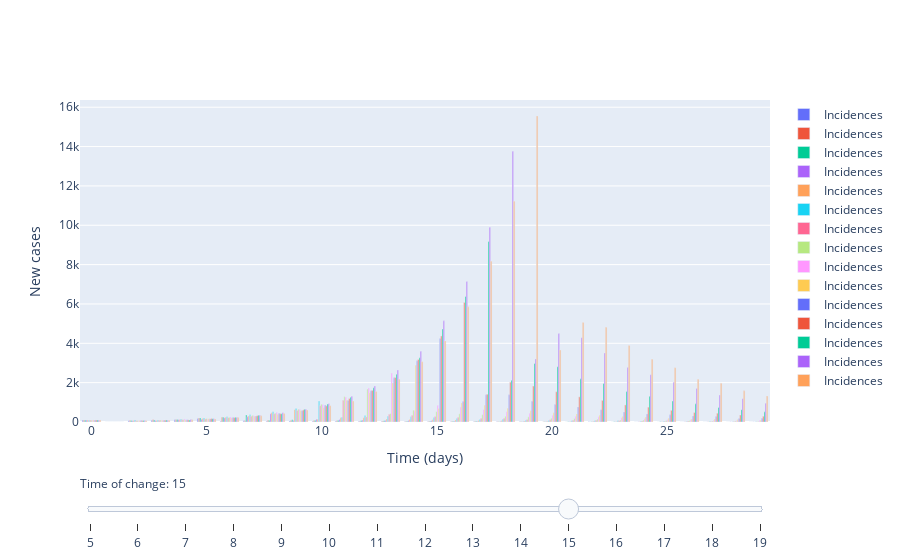

The notebook cell this image was saved under:
### Markdown cell above
### 2. Varying transition time of the Rt

### Code cell
new_rs = [3, 0.5]

parameters = 100 # initial number of cases

# Slider (transition time)
fig = go.Figure()

# Add traces, one for each slider step
for T in np.arange(5, 20, 1):
    start_times = [0, T]
    m.set_r_profile(new_rs, start_times)
    
    cases = m.simulate(parameters, times)
    
    fig.add_trace(
        go.Bar(
            x=times,
            y=cases,
            name='Incidences'
        )
        
#         go.Scatter(
#             visible=False,
#             line=dict(color="#00CED1", width=6),
#             name="𝜈 = " + str(step),
#             x=np.arange(0, 10, 0.01),
#             y=np.sin(step * np.arange(0, 10, 0.01)))
    )

# Make 10th trace visible
fig.data[10].visible = True

# Create and add slider
steps = []
for i in range(len(fig.data)):
    step = dict(
        method="update",
        args=[{"visible": [False] * len(fig.data)},
              {"title": "Slider switched to time of change: " + str(np.arange(5, 20, 1)[i])}],  # layout attribute
        label=str(np.arange(5, 20, 1)[i])
    )
    step["args"][0]["visible"][i] = True  # Toggle i'th trace to "visible"
    steps.append(step)

sliders = [dict(
    active=10,
    currentvalue={"prefix": "Time of change: "},
    pad={"t": 50},
    steps=steps
)]

fig.update_layout(
    sliders=sliders
)

# Add axis labels
fig.update_layout(
    xaxis_title='Time (days)',
    yaxis_title='New cases'
)

fig.show()

### Figure 1 — Plotly figure (JSON) as saved in the notebook; plotly's stock layout.template omitted (floating-point values rounded to 4 significant figures)
{"data": [{"name": "Incidences", "type": "bar", "x": [0, 1, 2, 3, 4, 5, 6, 7, 8, 9, 10, 11, 12, 13, 14, 15, 16, 17, 18, 19, 20, 21, 22, 23, 24, 25, 26, 27, 28, 29], "y": [100, 0, 69, 88, 111, 182, 41, 61, 44, 55, 32, 36, 20, 20, 18, 16, 10, 11, 10, 10, 4, 2, 8, 1, 6, 2, 3, 3, 0, 1]}, {"name": "Incidences", "type": "bar", "x": [0, 1, 2, 3, 4, 5, 6, 7, 8, 9, 10, 11, 12, 13, 14, 15, 16, 17, 18, 19, 20, 21, 22, 23, 24, 25, 26, 27, 28, 29], "y": [100, 0, 78, 116, 117, 199, 239, 58, 93, 70, 81, 58, 44, 50, 31, 24, 29, 23, 9, 17, 16, 6, 6, 5, 5, 3, 2, 3, 3, 0]}, {"name": "Incidences", "type": "bar", "x": [0, 1, 2, 3, 4, 5, 6, 7, 8, 9, 10, 11, 12, 13, 14, 15, 16, 17, 18, 19, 20, 21, 22, 23, 24, 25, 26, 27, 28, 29], "y": [100, 0, 81, 98, 133, 197, 239, 359, 89, 116, 93, 91, 71, 60, 44, 36, 36, 37, 18, 18, 16, 11, 9, 7, 4, 7, 4, 3, 4, 2]}, {"name": "Incidences", "type": "bar", "x": [0, 1, 2, 3, 4, 5, 6, 7, 8, 9, 10, 11, 12, 13, 14, 15, 16, 17, 18, 19, 20, 21, 22, 23, 24, 25, 26, 27, 28, 29], "y": [100, 0, 68, 78, 118, 138, 210, 269, 420, 83, 142, 129, 98, 83, 79, 67, 48, 39, 35, 36, 27, 16, 19, 15, 10, 12, 8, 6, 8, 6]}, {"name": "Incidences", "type": "bar", "x": [0, 1, 2, 3, 4, 5, 6, 7, 8, 9, 10, 11, 12, 13, 14, 15, 16, 17, 18, 19, 20, 21, 22, 23, 24, 25, 26, 27, 28, 29], "y": [100, 0, 76, 80, 113, 176, 247, 304, 466, 625, 142, 211, 216, 152, 125, 111, 106, 76, 58, 52, 43, 29, 34, 24, 17, 10, 13, 13, 5, 3]}, {"name": "Incidences", "type": "bar", "x": [0, 1, 2, 3, 4, 5, 6, 7, 8, 9, 10, 11, 12, 13, 14, 15, 16, 17, 18, 19, 20, 21, 22, 23, 24, 25, 26, 27, 28, 29], "y": [100, 0, 98, 99, 137, 201, 265, 363, 521, 691, 1066, 245, 336, 289, 262, 231, 175, 132, 136, 94, 82, 68, 61, 59, 41, 41, 31, 22, 18, 16]}, {"name": "Incidences", "type": "bar", "x": [0, 1, 2, 3, 4, 5, 6, 7, 8, 9, 10, 11, 12, 13, 14, 15, 16, 17, 18, 19, 20, 21, 22, 23, 24, 25, 26, 27, 28, 29], "y": [100, 0, 58, 88, 114, 150, 222, 298, 419, 584, 832, 1103, 260, 393, 343, 283, 238, 191, 192, 133, 110, 88, 89, 69, 56, 35, 52, 26, 29, 15]}, {"name": "Incidences", "type": "bar", "x": [0, 1, 2, 3, 4, 5, 6, 7, 8, 9, 10, 11, 12, 13, 14, 15, 16, 17, 18, 19, 20, 21, 22, 23, 24, 25, 26, 27, 28, 29], "y": [100, 0, 72, 103, 117, 178, 238, 335, 451, 649, 903, 1287, 1675, 432, 597, 528, 418, 371, 293, 264, 193, 179, 147, 103, 101, 78, 66, 50, 53, 32]}, {"name": "Incidences", "type": "bar", "x": [0, 1, 2, 3, 4, 5, 6, 7, 8, 9, 10, 11, 12, 13, 14, 15, 16, 17, 18, 19, 20, 21, 22, 23, 24, 25, 26, 27, 28, 29], "y": [100, 0, 68, 89, 154, 150, 254, 321, 491, 643, 890, 1277, 1729, 2487, 568, 846, 764, 633, 527, 445, 348, 298, 264, 222, 184, 130, 114, 93, 74, 79]}, {"name": "Incidences", "type": "bar", "x": [0, 1, 2, 3, 4, 5, 6, 7, 8, 9, 10, 11, 12, 13, 14, 15, 16, 17, 18, 19, 20, 21, 22, 23, 24, 25, 26, 27, 28, 29], "y": [100, 0, 58, 94, 108, 164, 209, 292, 391, 570, 725, 1106, 1491, 1985, 2887, 686, 960, 850, 702, 570, 467, 412, 349, 277, 253, 193, 150, 149, 121, 93]}, {"name": "Incidences", "type": "bar", "visible": true, "x": [0, 1, 2, 3, 4, 5, 6, 7, 8, 9, 10, 11, 12, 13, 14, 15, 16, 17, 18, 19, 20, 21, 22, 23, 24, 25, 26, 27, 28, 29], "y": [100, 0, 79, 94, 120, 156, 227, 304, 428, 572, 850, 1094, 1590, 2245, 3110, 4249, 1036, 1379, 1383, 1057, 885, 762, 624, 506, 411, 364, 303, 274, 184, 192]}, {"name": "Incidences", "type": "bar", "x": [0, 1, 2, 3, 4, 5, 6, 7, 8, 9, 10, 11, 12, 13, 14, 15, 16, 17, 18, 19, 20, 21, 22, 23, 24, 25, 26, 27, 28, 29], "y": [100, 0, 67, 92, 106, 168, 219, 322, 420, 617, 821, 1194, 1608, 2262, 3177, 4375, 6076, 1412, 2024, 1830, 1539, 1279, 1097, 869, 755, 591, 481, 448, 357, 294]}, {"name": "Incidences", "type": "bar", "x": [0, 1, 2, 3, 4, 5, 6, 7, 8, 9, 10, 11, 12, 13, 14, 15, 16, 17, 18, 19, 20, 21, 22, 23, 24, 25, 26, 27, 28, 29], "y": [100, 0, 74, 98, 102, 170, 242, 341, 421, 644, 914, 1260, 1741, 2429, 3266, 4729, 6378, 9172, 2119, 2972, 2809, 2192, 1957, 1547, 1304, 1069, 924, 741, 628, 516]}, {"name": "Incidences", "type": "bar", "x": [0, 1, 2, 3, 4, 5, 6, 7, 8, 9, 10, 11, 12, 13, 14, 15, 16, 17, 18, 19, 20, 21, 22, 23, 24, 25, 26, 27, 28, 29], "y": [100, 0, 77, 90, 125, 170, 235, 337, 473, 648, 925, 1315, 1836, 2640, 3593, 5141, 7147, 9895, 13765, 3206, 4496, 4286, 3508, 2765, 2405, 2021, 1708, 1367, 1186, 955]}, {"name": "Incidences", "type": "bar", "x": [0, 1, 2, 3, 4, 5, 6, 7, 8, 9, 10, 11, 12, 13, 14, 15, 16, 17, 18, 19, 20, 21, 22, 23, 24, 25, 26, 27, 28, 29], "y": [100, 0, 63, 95, 112, 157, 223, 316, 434, 604, 830, 1065, 1554, 2171, 3065, 4123, 5852, 8170, 11215, 15548, 3654, 5059, 4811, 3890, 3189, 2761, 2178, 1975, 1585, 1316]}], "layout": {"sliders": [{"active": 10, "currentvalue": {"prefix": "Time of change: "}, "pad": {"t": 50}, "steps": [{"args": [{"visible": [true, false, false, false, false, false, false, false, false, false, false, false, false, false, false]}, {"title": "Slider switched to time of change: 5"}], "label": "5", "method": "update"}, {"args": [{"visible": [false, true, false, false, false, false, false, false, false, false, false, false, false, false, false]}, {"title": "Slider switched to time of change: 6"}], "label": "6", "method": "update"}, {"args": [{"visible": [false, false, true, false, false, false, false, false, false, false, false, false, false, false, false]}, {"title": "Slider switched to time of change: 7"}], "label": "7", "method": "update"}, {"args": [{"visible": [false, false, false, true, false, false, false, false, false, false, false, false, false, false, false]}, {"title": "Slider switched to time of change: 8"}], "label": "8", "method": "update"}, {"args": [{"visible": [false, false, false, false, true, false, false, false, false, false, false, false, false, false, false]}, {"title": "Slider switched to time of change: 9"}], "label": "9", "method": "update"}, {"args": [{"visible": [false, false, false, false, false, true, false, false, false, false, false, false, false, false, false]}, {"title": "Slider switched to time of change: 10"}], "label": "10", "method": "update"}, {"args": [{"visible": [false, false, false, false, false, false, true, false, false, false, false, false, false, false, false]}, {"title": "Slider switched to time of change: 11"}], "label": "11", "method": "update"}, {"args": [{"visible": [false, false, false, false, false, false, false, true, false, false, false, false, false, false, false]}, {"title": "Slider switched to time of change: 12"}], "label": "12", "method": "update"}, {"args": [{"visible": [false, false, false, false, false, false, false, false, true, false, false, false, false, false, false]}, {"title": "Slider switched to time of change: 13"}], "label": "13", "method": "update"}, {"args": [{"visible": [false, false, false, false, false, false, false, false, false, true, false, false, false, false, false]}, {"title": "Slider switched to time of change: 14"}], "label": "14", "method": "update"}, {"args": [{"visible": [false, false, false, false, false, false, false, false, false, false, true, false, false, false, false]}, {"title": "Slider switched to time of change: 15"}], "label": "15", "method": "update"}, {"args": [{"visible": [false, false, false, false, false, false, false, false, false, false, false, true, false, false, false]}, {"title": "Slider switched to time of change: 16"}], "label": "16", "method": "update"}, {"args": [{"visible": [false, false, false, false, false, false, false, false, false, false, false, false, true, false, false]}, {"title": "Slider switched to time of change: 17"}], "label": "17", "method": "update"}, {"args": [{"visible": [false, false, false, false, false, false, false, false, false, false, false, false, false, true, false]}, {"title": "Slider switched to time of change: 18"}], "label": "18", "method": "update"}, {"args": [{"visible": [false, false, false, false, false, false, false, false, false, false, false, false, false, false, true]}, {"title": "Slider switched to time of change: 19"}], "label": "19", "method": "update"}]}], "xaxis": {"title": {"text": "Time (days)"}}, "yaxis": {"title": {"text": "New cases"}}}}
